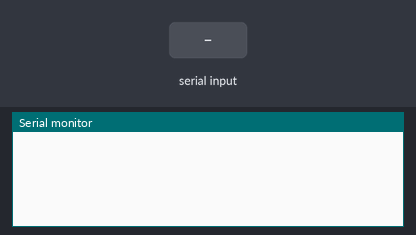
Simulated run of this sketch. Board: Arduino Uno, built with avr-gcc and run on an emulated ATmega328P. Shown: the last lines printed to the serial monitor. The test bench sets the inputs (shaded band).

Above: at 1.2 s.
1.3 s: "w\n" received over Serial
At 2.2 s:
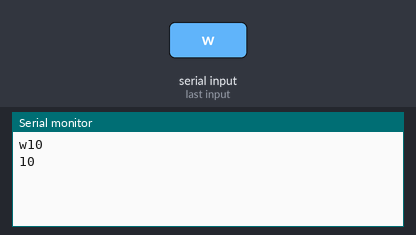
2.8 s: byte 115 ('s') received over Serial
At 3.1 s:
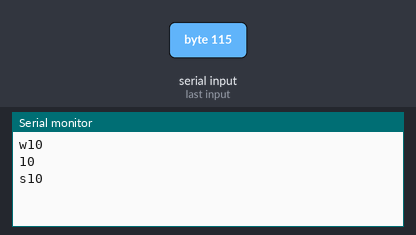
4.3 s: byte 119 ('w') received over Serial
At 5.5 s:
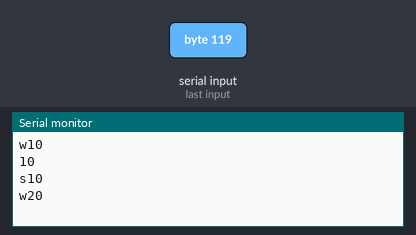
5.8 s: "1\n" received over Serial
At 6.8 s:
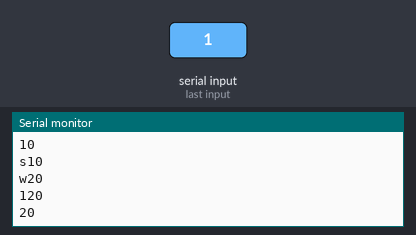

Measured:
- after the input at 1.3 s, the serial monitor: prints a new line at once (image 1)
- after the input at 2.8 s, the serial monitor: prints a new line at once (image 2)
- after the input at 4.3 s, the serial monitor: prints a new line at once (image 3)
- after the input at 5.8 s, the serial monitor: prints a new line at once (image 4)

The sketch:

ppmGen.ino
```cpp
/*
 * PPM generator originally written by David Hasko
 * on https://code.google.com/p/generate-ppm-signal/
 */

//////////////////////CONFIGURATION///////////////////////////////
#define CHANNEL_NUMBER 6  //set the number of chanels
#define CHANNEL_DEFAULT_VALUE 1500  //set the default servo value
#define FRAME_LENGTH 22500  //set the PPM frame length in microseconds (1ms = 1000µs)
#define PULSE_LENGTH 300  //set the pulse length
#define onState 1  //set polarity of the pulses: 1 is positive, 0 is negative
#define sigPin 10  //set PPM signal output pin on the arduino

/*this array holds the servo values for the ppm signal
 change theese values in your code (usually servo values move between 1000 and 2000)*/
int ppm[CHANNEL_NUMBER];

struct Data {
  int throttle;
  int yaw;
  int pitch;
  int roll;
  int AUX1;
  int AUX2;
};

Data data;

void resetData()
{
  // 'safe' values to use when no radio input is detected
  data.throttle = 0;
  data.yaw = 127;
  data.pitch = 127;
  data.roll = 127;
  data.AUX1 = 0;
  data.AUX2= 0;

  setPPMValuesFromData();
}

void setPPMValuesFromData()
{
  ppm[0] = map(data.throttle, 0, 255, 1000, 2000);
  ppm[1] = map(data.yaw,      0, 255, 1000, 2000);
  ppm[2] = map(data.pitch,    0, 255, 1000, 2000);
  ppm[3] = map(data.roll,     0, 255, 1000, 2000);
  ppm[4] = map(data.AUX1,     0, 1, 1000, 2000);
  ppm[5] = map(data.AUX2,     0, 1, 1000, 2000);
}

void setup(){

  //initiallize default ppm values
  /*
  for(int i=0; i<CHANNEL_NUMBER; i++){
      ppm[i]= CHANNEL_DEFAULT_VALUE;
  }
  */
  resetData();
  data.AUX1 = 127;
  data.AUX2 = 127;
  setPPMValuesFromData();
  Serial.begin(9600);

  pinMode(sigPin, OUTPUT);
  digitalWrite(sigPin, !onState);  //set the PPM signal pin to the default state (off)

  cli();
  TCCR1A = 0; // set entire TCCR1 register to 0
  TCCR1B = 0;

  OCR1A = 100;  // compare match register, change this
  TCCR1B |= (1 << WGM12);  // turn on CTC mode
  TCCR1B |= (1 << CS11);  // 8 prescaler: 0,5 microseconds at 16mhz
  TIMSK1 |= (1 << OCIE1A); // enable timer compare interrupt
  sei();

}

char c;

void loop(){

  /*
    Here modify ppm array and set any channel to value between 1000 and 2000.
    Timer running in the background will take care of the rest and automatically
    generate PPM signal on output pin using values in ppm array
  */

  if(Serial.available() > 0) {
    c = Serial.read();
    if(c == 'w' && data.throttle < 225) {
      data.throttle += 10;
    }
    else if(c == 's' && data.throttle > 10) {
      data.throttle -= 10;
    }
    Serial.print(c);
    Serial.print(data.throttle);
    Serial.print('\n');
    setPPMValuesFromData();
  }
}

ISR(TIMER1_COMPA_vect){  //leave this alone
  static boolean state = true;

  TCNT1 = 0;

  if (state) {  //start pulse
    digitalWrite(sigPin, onState);
    OCR1A = PULSE_LENGTH * 2;
    state = false;
  } else{  //end pulse and calculate when to start the next pulse
    static byte cur_chan_numb;
    static unsigned int calc_rest;

    digitalWrite(sigPin, !onState);
    state = true;

    if(cur_chan_numb >= CHANNEL_NUMBER){
      cur_chan_numb = 0;
      calc_rest = calc_rest + PULSE_LENGTH;//
      OCR1A = (FRAME_LENGTH - calc_rest) * 2;
      calc_rest = 0;
    }
    else{
      OCR1A = (ppm[cur_chan_numb] - PULSE_LENGTH) * 2;
      calc_rest = calc_rest + ppm[cur_chan_numb];
      cur_chan_numb++;
    }
  }
}
```
